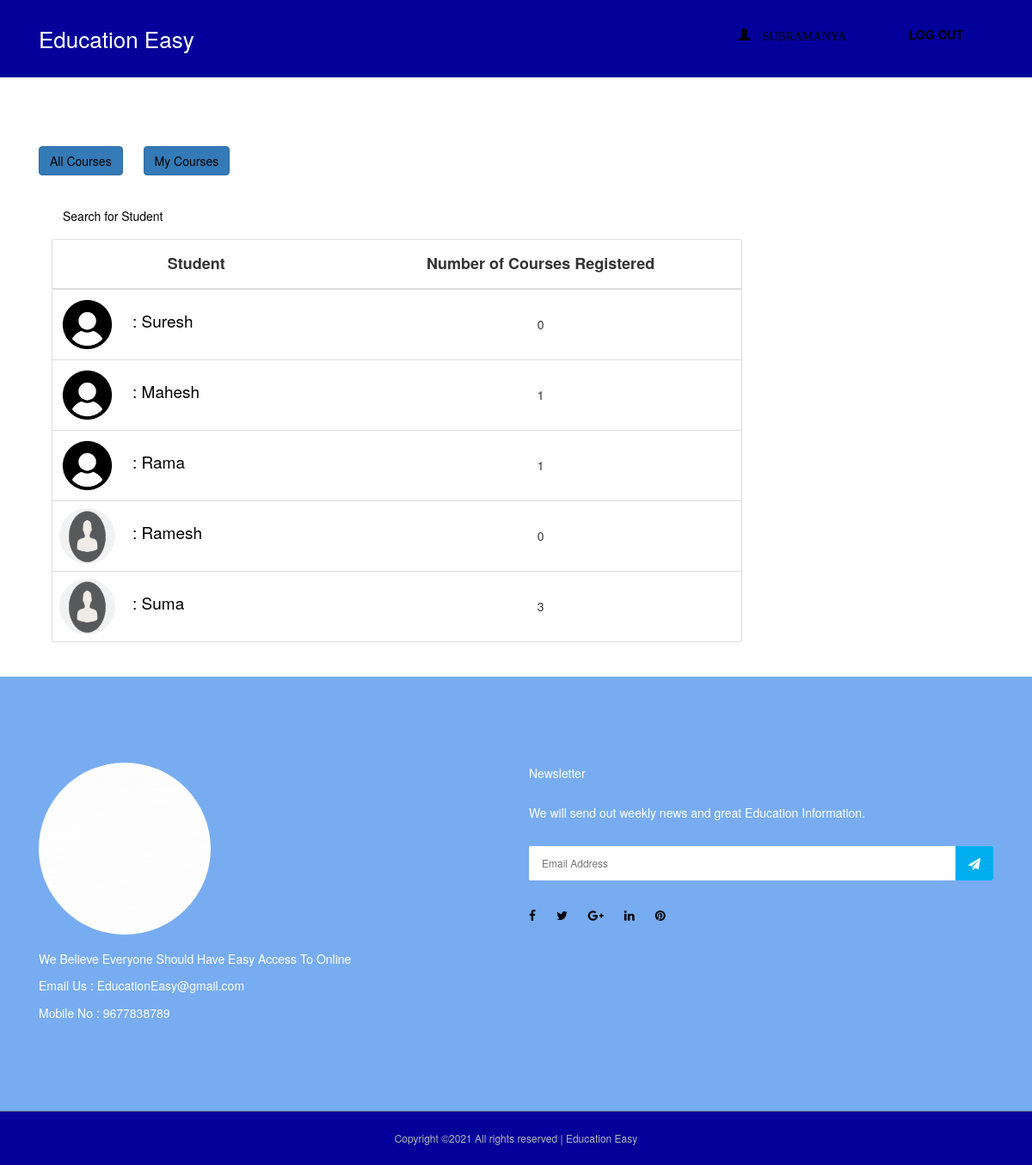
/accounts/allstudents/ (signed in), run on an earlier commit of the app's database.
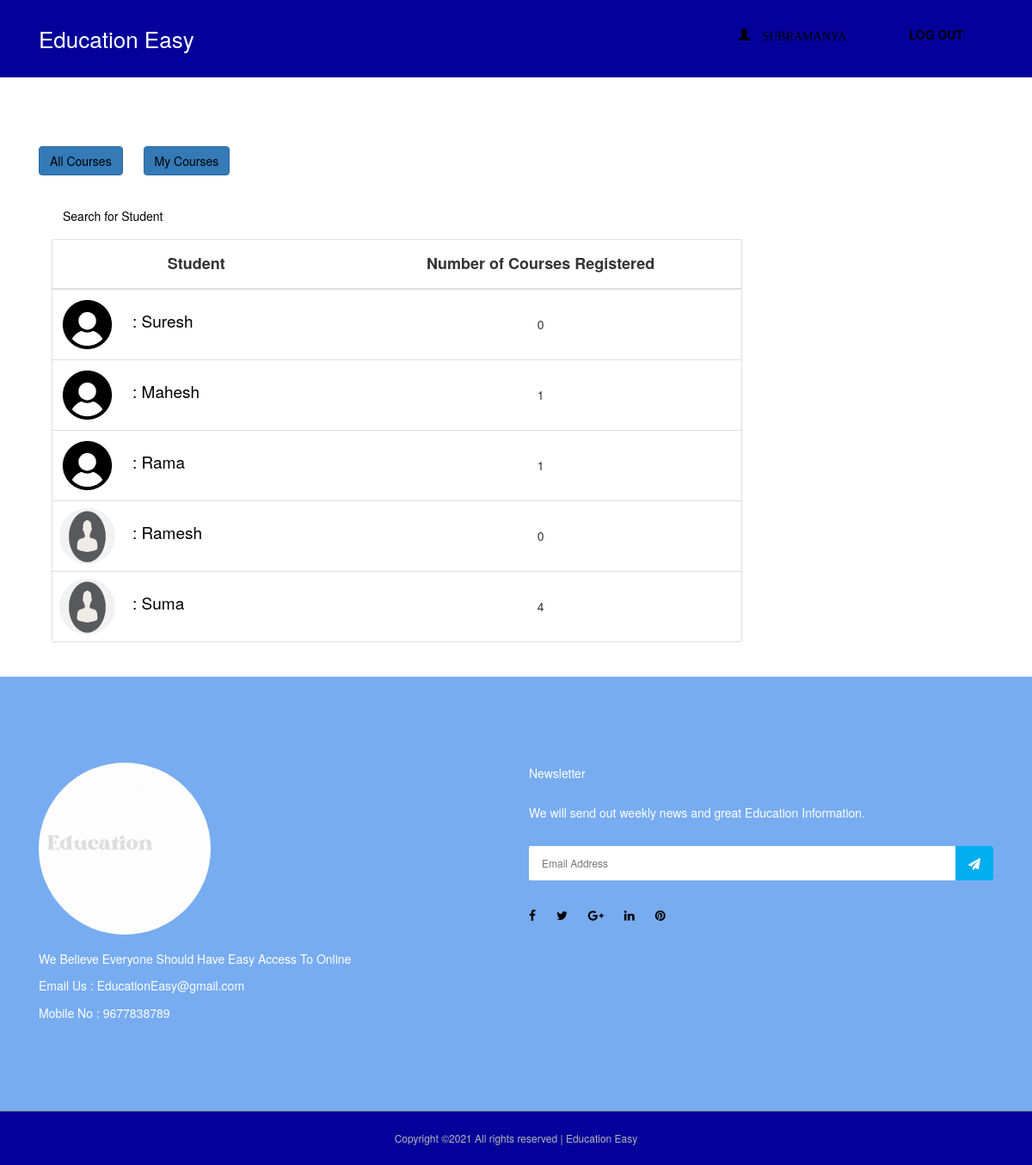
And on a later commit of the database.
### accounts/models.py (models this page shows)
class User(AbstractUser):
    is_student = models.BooleanField(default=False)
    is_faculty = models.BooleanField(default=False)
    first_name = models.CharField(max_length=100)
    last_name = models.CharField(max_length=100)
    email = models.EmailField()

class Student(models.Model):
    user = models.OneToOneField(User, on_delete = models.CASCADE, primary_key = True, related_name='student')
    phone_number = models.CharField(max_length=20)
    location = models.CharField(max_length=20)
    designation = models.CharField(max_length=20, default='Student')
    contact_facebook = models.URLField(null=True, blank=True)
    contact_linkedin = models.URLField(null=True, blank=True)
    image = models.ImageField(default="default/default_profile.png",upload_to='images/', blank=True)

### accounts/views.py (the view)
# urls.py: path('allstudents/',views.allstudents,name= 'allstudents'),
@login_required
def allstudents(request):
    users = User.objects.filter(is_student=True)
    return render(request,'accounts/allstudents.html',{'users': users})

### accounts/templates/accounts/allstudents.html (shortened to what this page needs)
{% extends 'base.html' %}
{% load widget_tweaks %}
{% load static %}
{% block content %}
<br>
<a class="btn btn-primary" href="{% url 'courses:courses' %}">All Courses</a>
{% if request.user.is_authenticated %}
      {% if request.user.is_faculty %}
              <a class="btn btn-primary" href="{% url 'courses:mycreatedcourses' %}">My Courses</a>
      {% else %}
              <a class="btn btn-primary" href="{% url 'courses:my_registered_courses' %}">My Courses</a>
      {% endif %}
{% endif %}
<br><br>
<div class="col-md-9">
  <h4><a href="{% url 'accounts:search_student' %}" class="btn btn-outline-secondary">Search for Student</a></h4>
  <div class="card">
    <table class="table mb-0">
      <thead>
        <tr>
          <th><h4 style="font-weight:bold; text-align: center;">Student</h4></th>
          <th><h4 style="font-weight:bold; text-align: center;">Number of Courses Registered</h4></th>
        </tr>
      </thead>
      <tbody>
        {% for user in users %}
          {% if user.is_student %}
            <tr>
              {% if user.student.image %}
              <td class="align-middle"><img class="rounded-circle account-img" style="width: 65px;height: 65px; text-align: center;"  src="{{ user.student.image.url }}" ><a href=" {% url 'accounts:profile' user.username %} " style="color:#007bff;font-size:19px;margin-left:20px;">: {{ user.username }}</a></td>
              {% endif %}
              <td class="align-middle" style="text-align: center;">{{user.userregister.count}}</td>
            </tr>
          {% endif %}
        {% endfor %}
      </tbody>
    </table>
  </div>
  <br><br>
</div>
<br><br>
{% endblock content %}

What changed in the data, as far as the page shows it:
changed User "Suma": userregister.count "3" → "4"
